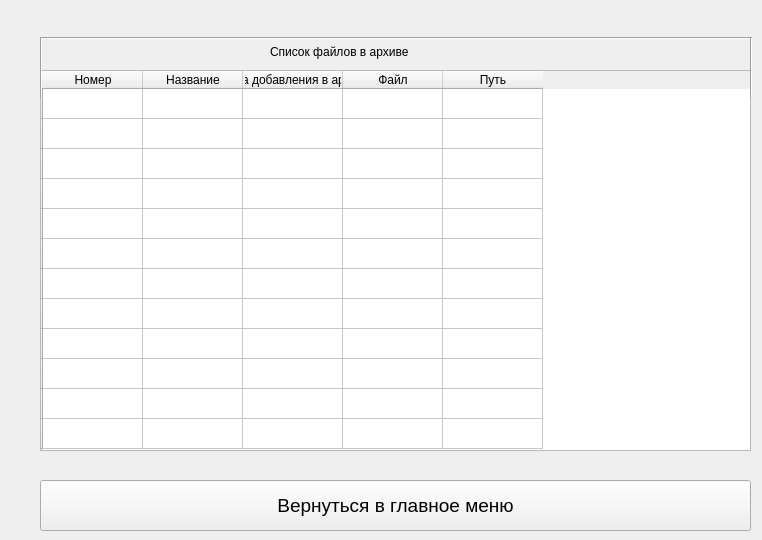
    <widget class="QWidget" name="archlookpage">
     <widget class="QPushButton" name="returnArch">
      <property name="geometry">
       <rect>
        <x>40</x>
        <y>480</y>
        <width>711</width>
        <height>51</height>
       </rect>
      </property>
      <property name="font">
       <font>
        <pointsize>14</pointsize>
       </font>
      </property>
      <property name="text">
       <string>Вернуться в главное меню</string>
      </property>
     </widget>
     <widget class="QTableWidget" name="archLookTable">
      <property name="geometry">
       <rect>
        <x>40</x>
        <y>70</y>
        <width>711</width>
        <height>381</height>
       </rect>
      </property>
      <row>
       <property name="text">
        <string/>
       </property>
      </row>
      <row>
       <property name="text">
        <string/>
       </property>
      </row>
      <row>
       <property name="text">
        <string/>
       </property>
      </row>
      <row>
       <property name="text">
        <string/>
       </property>
      </row>
      <row>
       <property name="text">
        <string/>
       </property>
      </row>
      <row>
       <property name="text">
        <string/>
       </property>
      </row>
      <row>
       <property name="text">
        <string/>
       </property>
      </row>
      <row>
       <property name="text">
        <string/>
       </property>
      </row>
      <row>
       <property name="text">
        <string/>
       </property>
      </row>
      <row>
       <property name="text">
        <string/>
       </property>
      </row>
      <row>
       <property name="text">
        <string/>
       </property>
      </row>
      <row>
       <property name="text">
        <string/>
       </property>
      </row>
      <column>
       <property name="text">
        <string>Номер</string>
       </property>
      </column>
      <column>
       <property name="text">
        <string>Название</string>
       </property>
      </column>
      <column>
       <property name="text">
        <string>Дата добавления в архив</string>
       </property>
      </column>
      <column>
       <property name="text">
        <string>Файл</string>
       </property>
      </column>
      <column>
       <property name="text">
        <string>Путь</string>
       </property>
      </column>
     </widget>
     <widget class="QLabel" name="label_68">
      <property name="geometry">
       <rect>
        <x>270</x>
        <y>40</y>
        <width>247</width>
        <height>23</height>
       </rect>
      </property>
      <property name="text">
       <string>Список файлов в архиве</string>
      </property>
     </widget>
     <widget class="Line" name="line_19">
      <property name="geometry">
       <rect>
        <x>40</x>
        <y>30</y>
        <width>711</width>
        <height>16</height>
       </rect>
      </property>
      <property name="orientation">
       <enum>Qt::Horizontal</enum>
      </property>
     </widget>
     <widget class="Line" name="line_20">
      <property name="geometry">
       <rect>
        <x>40</x>
        <y>37</y>
        <width>3</width>
        <height>61</height>
       </rect>
      </property>
      <property name="orientation">
       <enum>Qt::Vertical</enum>
      </property>
     </widget>
     <widget class="Line" name="line_21">
      <property name="geometry">
       <rect>
        <x>750</x>
        <y>37</y>
        <width>3</width>
        <height>61</height>
       </rect>
      </property>
      <property name="orientation">
       <enum>Qt::Vertical</enum>
      </property>
     </widget>
    </widget>
